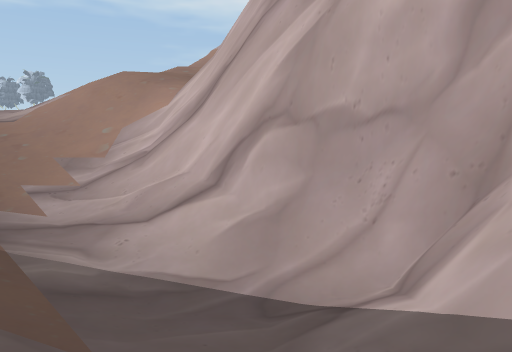
view 1 (above)

16 first-person views from a walk through a scene from a Unity 3-D project. The camera is 1.5 m above the floor, tilts 6° down and sees 70° across. The floor is counted in squares, 2 m on a side. Each view is taken from the middle of a square. On the plan, view 1 faces up. The plan holds only what a view shows up to about 11 squares ahead; the rest is blank. The place goes on beyond the plan. The player is left out. Some surface patterns are stand-ins.

view 2
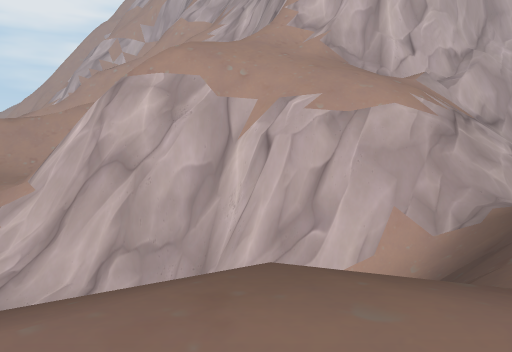

view 3
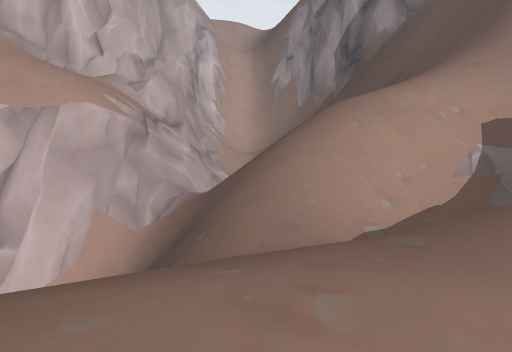

view 4
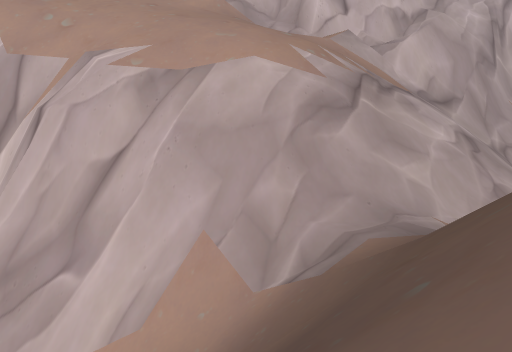

view 5
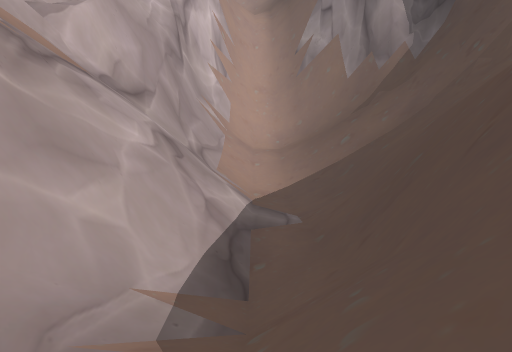

view 6
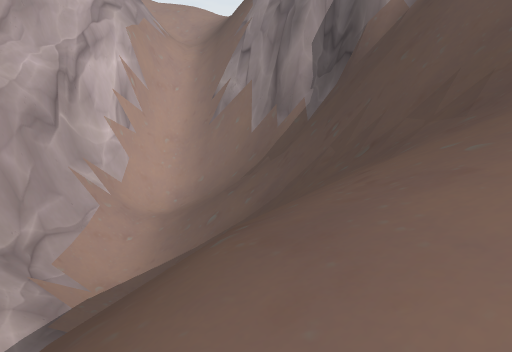

view 7
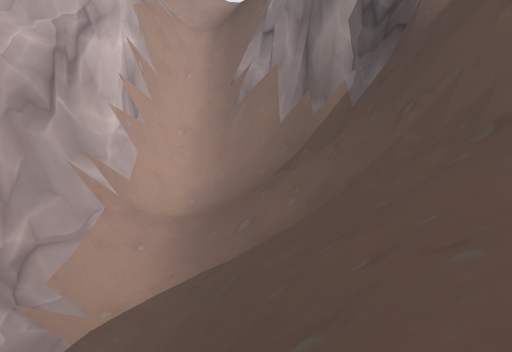

view 8
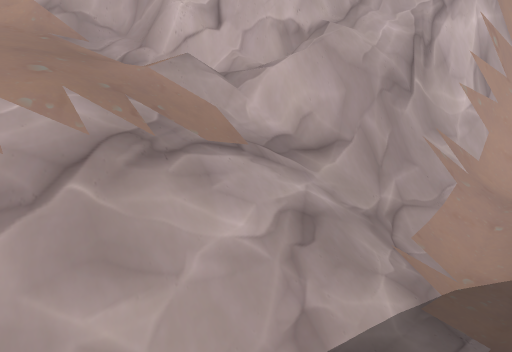

view 9
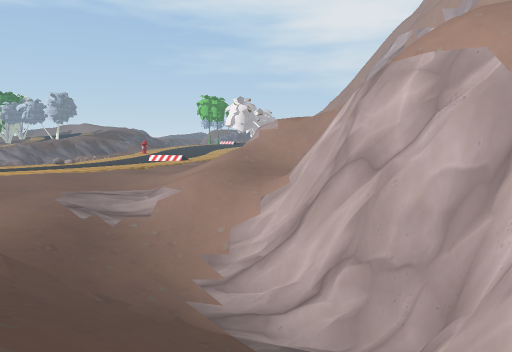

view 10
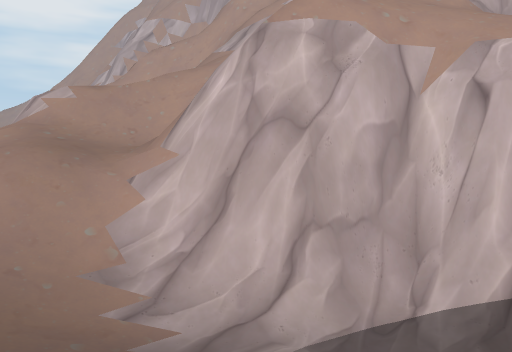

view 11
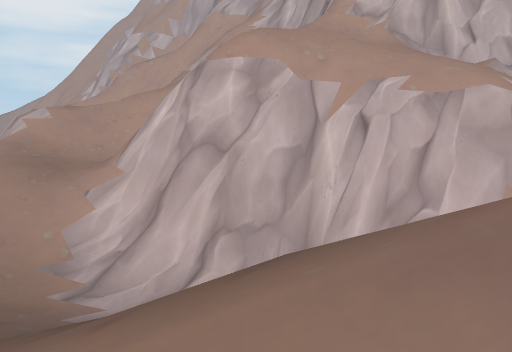

view 12
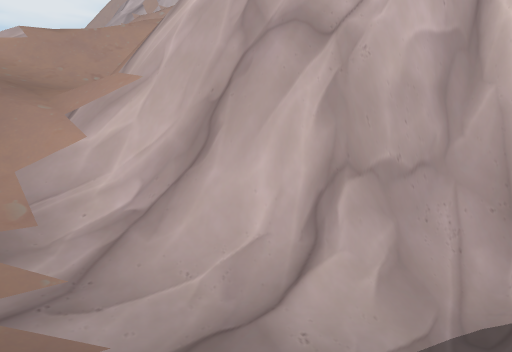

view 13
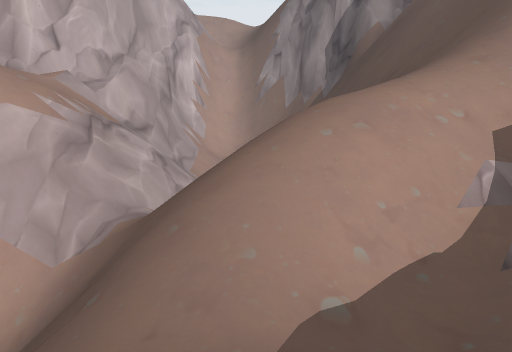

view 14
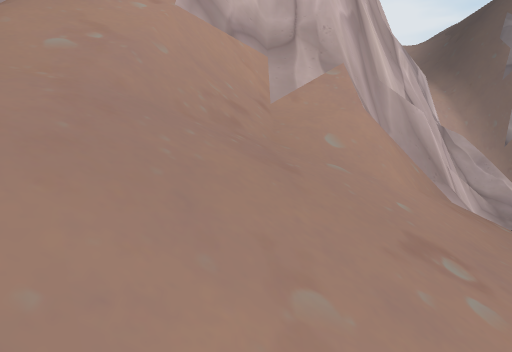

view 15
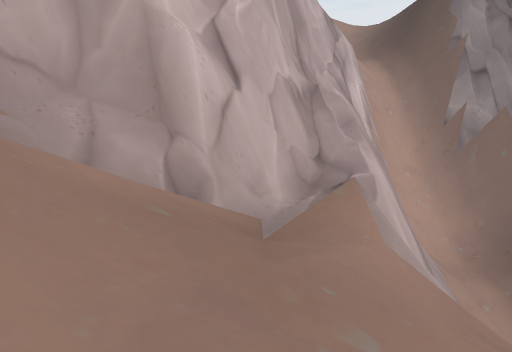

view 16
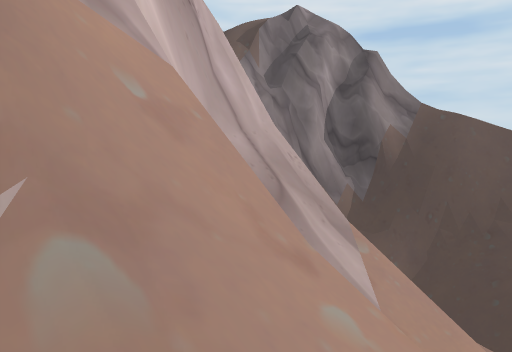

### Floor plan
Key: @ floor where view 1 was taken; # wall or solid block; . main floor; : floor 0.75 m higher than the main floor; + floor 2.5 m higher than the main floor; - floor 3.25 m lower than the main floor; _ floor 5.5 m lower than the main floor; < floor 6.25 m lower than the main floor; / step, stairs or slope; = window, fence, low wall or low ledge; v drop or lower ground.
Columns run from 6 left of view 1 to 19 right of it. Each row starts with its distance up from view 1.
 14     /=/
 13   /////
 12   /:///
 11 //../.
 10 //////
  9 ////// #         #
  8 -////.##//    //##
  7 /////##vv/// ////#
  6 /////## vvv/////###
  5 ///_//## vvv//////#
  4 ////_/### vv////###
  3 /////<//##v///////##
  2 //////</##v///////####
  1 ////  ///##v////////=#####
  0 ////  @  /##v/////==vvvvv=
 -1 ///       /.##vv///=vvvvvv
 -2 ////     ////####////#####
 -3 ////    /#////////////////
 -4   +//  ///////////////////
 -5   /+/  //////#v///////////
 -6    //  :///////##/////////
 -7        ///////////////////
 -8        //////////////////#
 -9        //////////////##//#
-10         ////////////######
-11           //////////##
-12             //// //##
-13              ///   ##

Positions as (right, up) in squares from view 1, and headings:
1: (0, 0), facing up
2: (-4, -5), facing up-right
3: (-4, -5), facing right
4: (2, -5), facing up-right
5: (5, -4), facing right
6: (6, -8), facing right
7: (8, -7), facing right
8: (7, -6), facing up-right
9: (-2, -4), facing up
10: (-6, 0), facing up-right
11: (-6, -3), facing up-right
12: (-4, 2), facing up-right
13: (-2, -6), facing right
14: (6, 6), facing right
15: (8, 2), facing right
16: (9, 8), facing down-right
